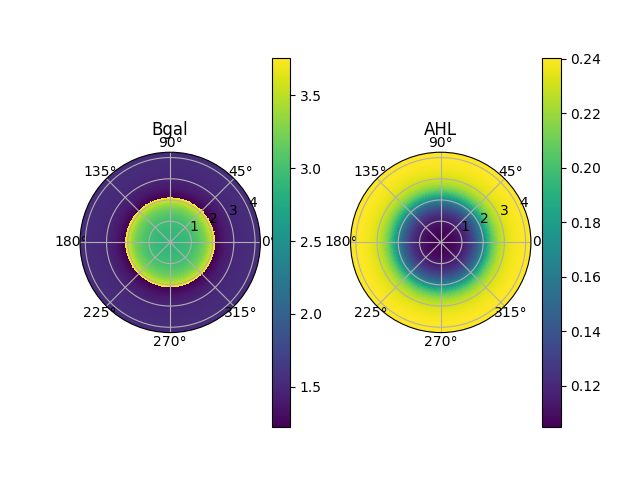
#> input picture 000027/1000_000027.png, 640 x 480 px
$ python high_pass.py 000027/1000_000027.png
#> lines starting #> are read from the running program, lines starting #| are printed output that depends on the picture
import skimage as ski
import skimage.io
import skimage.filters
import skimage.color
import skimage.util
import skimage.transform
import numpy as np
import argparse
import os.path as path
import scipy.signal

import matplotlib.pyplot as plt


parser = argparse.ArgumentParser(description='Apply desired filter to image and convert to light mask')
parser.add_argument('imgpath')
parser.add_argument('--alpha', '-a', nargs=1, type=float, default=1)
parser.add_argument('--beta', '-b', nargs=1, type=float, default=1)
parser.add_argument('--sigma', '-s', nargs=1, type=float, default=1)
parser.add_argument('--maxlight', '-m', nargs=1, type=float, default=0.5)

args = parser.parse_args()
imgpath = args.imgpath
alpha = args.alpha
beta = args.beta
sigma = args.sigma
max_light = args.maxlight

# load image
img = ski.io.imread(imgpath)
#> img is the input picture: shape (480, 640, 4); mean R, G, B, A 222.8, 225.8, 218.2, 255
img = img*max_light/255
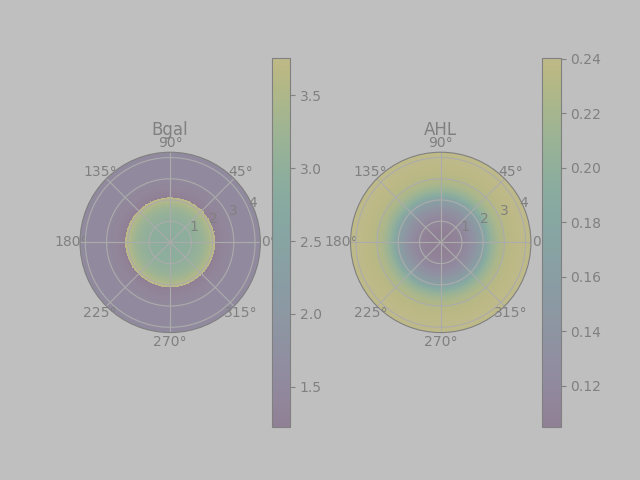
#> img: shape (480, 640, 4) float64; mean R, G, B, A 0.437, 0.443, 0.428, 0.5; transparent parts drawn white
img = ski.transform.rotate(img, 180)
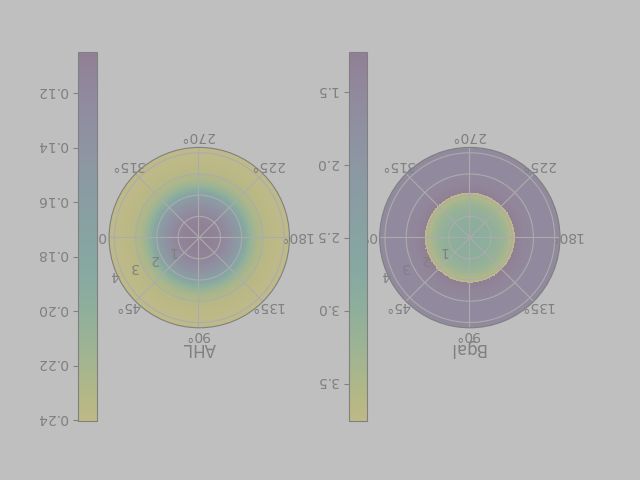
#> img: shape (480, 640, 4) float64; mean R, G, B, A 0.437, 0.443, 0.428, 0.5; transparent parts drawn white

img_filt = alpha*img - beta*ski.filters.gaussian(img, sigma)
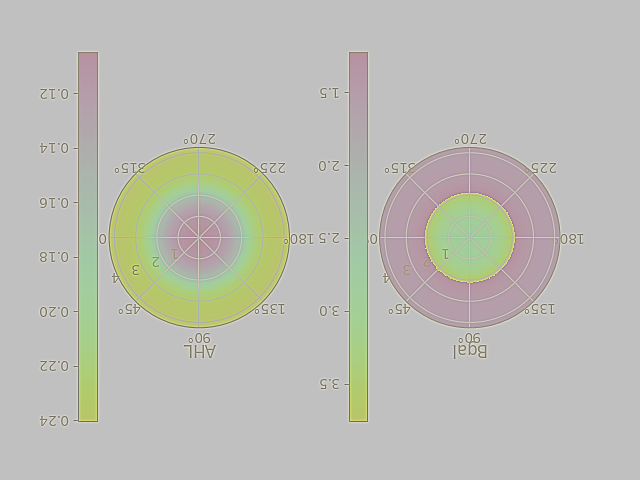
#> img_filt: shape (480, 640, 4) float64; mean R, G, B, A -0.00123, 0.00204, -0.0259, 0.0209; transparent parts drawn white
fig1 = plt.figure()
ax1 = fig1.add_subplot(1,1,1)
colors = plt.pcolormesh(img_filt)
plt.colorbar(colors)
plt.grid()
plt.show()

# Manual filtering

filt = -1/6*np.array([[0,-1,0],[-1,100,-1],[0,-1,0]])
print(filt)
#> (the run stopped early here; a loop or call above may not have finished)
